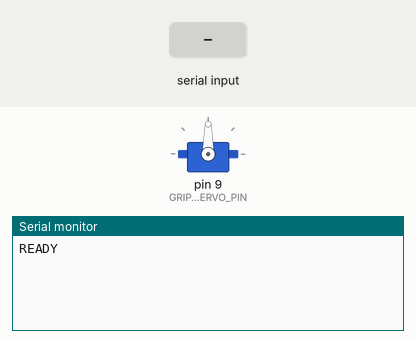
A sketch run on a simulated Arduino Uno, built with avr-gcc and run on an emulated ATmega328P. Parts: servo, the last lines printed to the serial monitor. Inputs (shaded band) come from the test bench.

Above: at 1.7 s.
1.8 s: "MOVE\n" received over Serial
At 2.8 s:
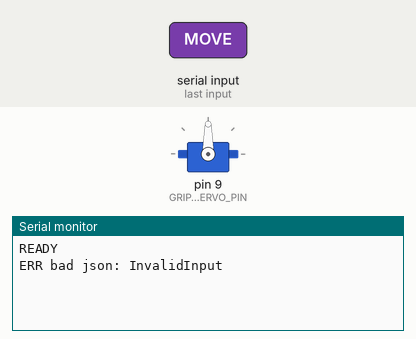
3.3 s: "1\n" received over Serial
At 3.9 s:
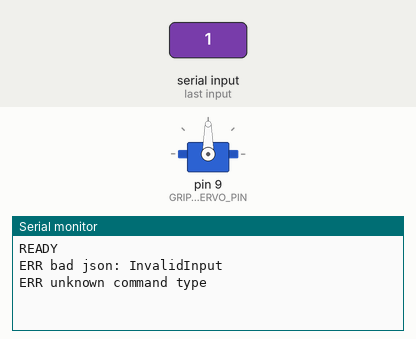

Measured:
- after the input at 1.8 s, the serial monitor: prints a new line at once (image 1)
- after the input at 3.3 s, the serial monitor: prints a new line at once (image 2)

The sketch:

shepherd_firmware.ino
```cpp
/*
 * Shepherd Clone - Microcontroller firmware (Arduino / STM32duino)
 *
 * Protocol (one JSON object per line, 115200 baud):
 *   {"type":"MOVE","x":150.0,"y":-40.0,"z":80.0}   -> coordinates in mm
 *   {"type":"GRIPPER","state":"OPEN" | "CLOSE"}
 * Replies:
 *   "READY" once after boot, "DONE" after each finished command, "ERR <reason>" on failure.
 *   With a jaw position sensor, GRIPPER CLOSE answers "DONE HELD" or "DONE EMPTY".
 *
 * Requires the ArduinoJson library (v7) from the Library Manager.
 * moveTo() is the only hardware specific part: fill in your arm's kinematics there.
 */
#include <ArduinoJson.h>
#include <Servo.h>

// ---- Hardware configuration ----
const int GRIPPER_SERVO_PIN = 9;
const int GRIPPER_OPEN_ANGLE = 90;
const int GRIPPER_CLOSED_ANGLE = 20;
const unsigned long GRIPPER_MOVE_MS = 500;
// Optional jaw feedback: analog pin wired to the servo's internal potentiometer
// (e.g. a "feedback servo"), or -1 if the gripper has no sensor.
const int GRIPPER_FEEDBACK_PIN = -1;
// Analog reading when the jaws are fully closed on nothing; calibrate for your servo
const int GRIPPER_EMPTY_READING = 180;
const int GRIPPER_EMPTY_TOLERANCE = 25;

// ---- Workspace limits in mm (reject anything outside) ----
const float X_MIN = -250, X_MAX = 250;
const float Y_MIN = 0, Y_MAX = 300;
const float Z_MIN = 0, Z_MAX = 200;

const size_t CMD_LINE_MAX = 128;
char line[CMD_LINE_MAX];
size_t lineLen = 0;
bool lineOverflow = false;

Servo gripper;

// Move the tool tip to (x, y, z) in mm and return only when the motion is finished.
// Replace the body with your robot's inverse kinematics + motor control
// (stepper drivers, servos, or G-code to a motion controller).
bool moveTo(float x, float y, float z) {
  // TODO: inverse kinematics and motor control for your arm
  delay(500);  // Placeholder for the motion time
  return true;
}

void setGripper(bool open) {
  gripper.write(open ? GRIPPER_OPEN_ANGLE : GRIPPER_CLOSED_ANGLE);
  delay(GRIPPER_MOVE_MS);
}

// True if the jaws stopped on an object, false if they closed completely.
bool gripperHoldsObject() {
  int reading = analogRead(GRIPPER_FEEDBACK_PIN);
  return abs(reading - GRIPPER_EMPTY_READING) > GRIPPER_EMPTY_TOLERANCE;
}

bool inRange(float v, float lo, float hi) {
  return v >= lo && v <= hi;
}

void handleCommand(const char* json) {
  JsonDocument doc;
  DeserializationError err = deserializeJson(doc, json);
  if (err) {
    Serial.print("ERR bad json: ");
    Serial.println(err.c_str());
    return;
  }

  const char* type = doc["type"] | "";

  if (strcmp(type, "MOVE") == 0) {
    if (!doc["x"].is<float>() || !doc["y"].is<float>() || !doc["z"].is<float>()) {
      Serial.println("ERR MOVE needs x, y, z");
      return;
    }
    float x = doc["x"], y = doc["y"], z = doc["z"];
    if (!inRange(x, X_MIN, X_MAX) || !inRange(y, Y_MIN, Y_MAX) || !inRange(z, Z_MIN, Z_MAX)) {
      Serial.println("ERR target outside workspace");
      return;
    }
    if (!moveTo(x, y, z)) {
      Serial.println("ERR move failed");
      return;
    }
    Serial.println("DONE");

  } else if (strcmp(type, "GRIPPER") == 0) {
    const char* state = doc["state"] | "";
    if (strcmp(state, "OPEN") == 0) {
      setGripper(true);
    } else if (strcmp(state, "CLOSE") == 0) {
      setGripper(false);
      if (GRIPPER_FEEDBACK_PIN >= 0) {
        Serial.println(gripperHoldsObject() ? "DONE HELD" : "DONE EMPTY");
        return;
      }
    } else {
      Serial.println("ERR unknown gripper state");
      return;
    }
    Serial.println("DONE");

  } else {
    Serial.println("ERR unknown command type");
  }
}

void setup() {
  Serial.begin(115200);
  while (!Serial) {}  // Wait for native USB boards
  gripper.attach(GRIPPER_SERVO_PIN);
  setGripper(true);
  Serial.println("READY");
}

void loop() {
  while (Serial.available() > 0) {
    char c = Serial.read();
    if (c == '\r') continue;

    if (c == '\n') {
      line[lineLen] = '\0';
      if (lineOverflow) {
        Serial.println("ERR line too long");
      } else if (lineLen > 0) {
        handleCommand(line);
      }
      lineLen = 0;
      lineOverflow = false;
    } else if (lineLen < CMD_LINE_MAX - 1) {
      line[lineLen++] = c;
    } else {
      lineOverflow = true;
    }
  }
}
```
